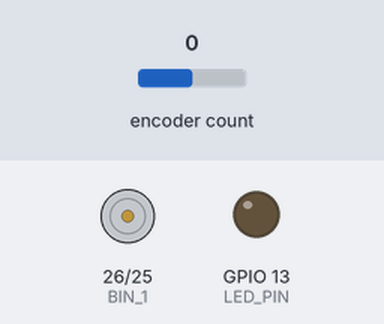
A sketch run on a simulated ESP32. On the bench: motor-driver pin pairs drawn as motors (green arrow = first pin HIGH = forward, orange = second pin HIGH = backward, longer = more drive), output pins drawn as LEDs (lit = HIGH). The inputs (shaded band) are chosen by the test bench; at power-on: encoder count 0. What the sketch prints to the serial monitor is not drawn.

Above: at 1.0 s.
At 3.0 s:
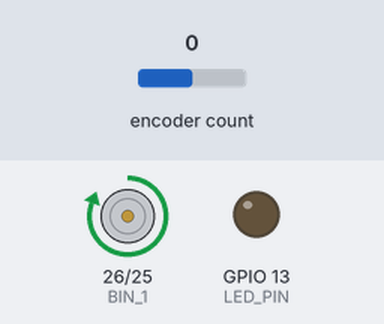
Timing chart, 0 to 5.2 s (numbered marks = the images above):
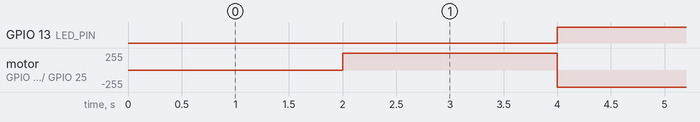

The sketch:

motor_driver_template.ino
```cpp
#include <ESP32Encoder.h>
#define BIN_1 26
#define BIN_2 25
#define LED_PIN 13

ESP32Encoder encoder;

//Setup interrupt variables ----------------------------
volatile int count = 0; // encoder count
volatile bool interruptCounter = false;    // check timer interrupt 1
volatile bool deltaT = false;     // check timer interrupt 2
int totalInterrupts = 0;   // counts the number of triggering of the alarm
hw_timer_t * timer0 = NULL;
hw_timer_t * timer1 = NULL;
portMUX_TYPE timerMux0 = portMUX_INITIALIZER_UNLOCKED;
portMUX_TYPE timerMux1 = portMUX_INITIALIZER_UNLOCKED;

// setting PWM properties ----------------------------
const int freq = 5000;
const int ledChannel_1 = 1;
const int ledChannel_2 = 2;
const int resolution = 8;
int MAX_PWM_VOLTAGE = 255;
int motor_PWM;

// encoder properties ------------------------------
int v = 0;


//Initialization ------------------------------------
void IRAM_ATTR onTime0() {
  portENTER_CRITICAL_ISR(&timerMux0);
  interruptCounter = true; // the function to be called when timer interrupt is triggered
  portEXIT_CRITICAL_ISR(&timerMux0);
}

void IRAM_ATTR onTime1() {
  portENTER_CRITICAL_ISR(&timerMux1);
  count = encoder.getCount( );
  encoder.clearCount ( );
  deltaT = true; // the function to be called when timer interrupt is triggered
  portEXIT_CRITICAL_ISR(&timerMux1);
}


void setup() {
  pinMode(LED_PIN, OUTPUT); // configures the specified pin to behave either as an input or an output
  digitalWrite(LED_PIN, LOW); // sets the initial state of LED as turned-off

  Serial.begin(115200);
  ESP32Encoder::useInternalWeakPullResistors = UP; // Enable the weak pull up resistors
  encoder.attachHalfQuad(27, 33); // Attache pins for use as encoder pins
  encoder.setCount(0);  // set starting count value after attaching

  // configure LED PWM functionalitites
  ledcSetup(ledChannel_1, freq, resolution);
  ledcSetup(ledChannel_2, freq, resolution);

  // attach the channel to the GPIO to be controlled
  ledcAttachPin(BIN_1, ledChannel_1);
  ledcAttachPin(BIN_2, ledChannel_2);

  // initialize timer
  timer0 = timerBegin(0, 80, true);  // timer 0, MWDT clock period = 12.5 ns * TIMGn_Tx_WDT_CLK_PRESCALE -> 12.5 ns * 80 -> 1000 ns = 1 us, countUp
  timerAttachInterrupt(timer0, &onTime0, true); // edge (not level) triggered
  timerAlarmWrite(timer0, 2000000, true); // 2000000 * 1 us = 2 s, autoreload true

  timer1 = timerBegin(1, 80, true);  // timer 1, MWDT clock period = 12.5 ns * TIMGn_Tx_WDT_CLK_PRESCALE -> 12.5 ns * 80 -> 1000 ns = 1 us, countUp
  timerAttachInterrupt(timer1, &onTime1, true); // edge (not level) triggered
  timerAlarmWrite(timer1, 10000, true); // 10000 * 1 us = 10 ms, autoreload true

  // at least enable the timer alarms
  timerAlarmEnable(timer0); // enable
  timerAlarmEnable(timer1); // enable
}

void loop() {
  if (interruptCounter) {
    portENTER_CRITICAL(&timerMux0);
    interruptCounter = false;
    portEXIT_CRITICAL(&timerMux0);

    totalInterrupts++;

    if ( totalInterrupts%2 == 0) {
      digitalWrite(LED_PIN, HIGH);
      ledcWrite(ledChannel_1, LOW);
      ledcWrite(ledChannel_2, MAX_PWM_VOLTAGE);
      motor_PWM = MAX_PWM_VOLTAGE;
    } else {
      digitalWrite(LED_PIN, LOW);
      ledcWrite(ledChannel_2, LOW);
      ledcWrite(ledChannel_1, MAX_PWM_VOLTAGE);
      motor_PWM = -MAX_PWM_VOLTAGE;
    }
  }
  if (deltaT) {
    portENTER_CRITICAL(&timerMux1);
    deltaT = false;
    portEXIT_CRITICAL(&timerMux1);

    // RESET deltaT FLAG HERE (hint: see the 3 lines after if(interruptCounter))

    v = count;

    Serial.println("motor_PWM, speed");
    Serial.print(motor_PWM);
    Serial.print(" ");
    Serial.println(v);

  }
}
```

Measured:
- by itself, GPIO 13 (LED_PIN): alternates HIGH for 2.0 s and LOW for 2.0 s
- by itself, motor on GPIO 26 (BIN_1) / GPIO 25 (BIN_2): alternates forward 255/255 for 2.0 s and backward 255/255 for 2.0 s
